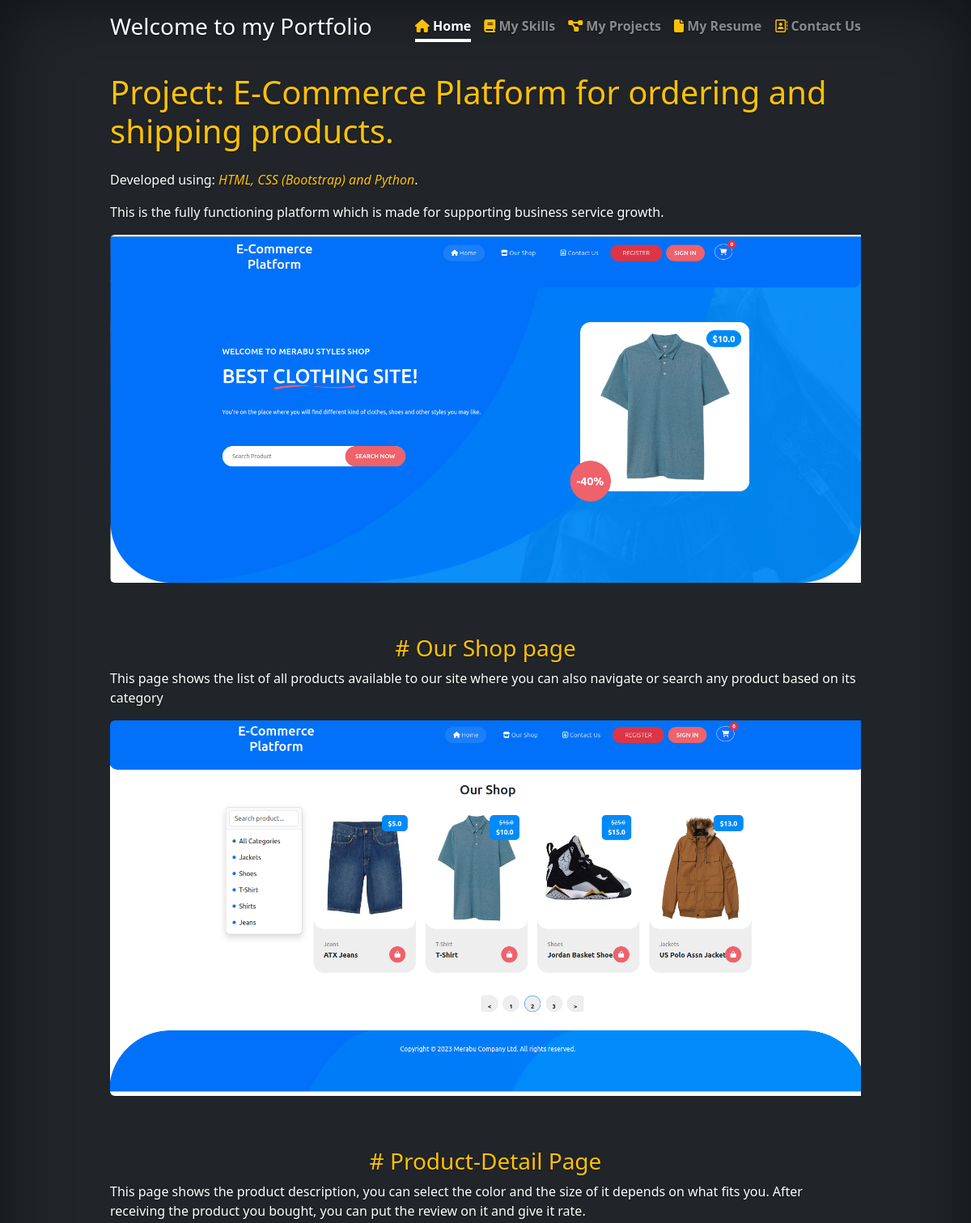
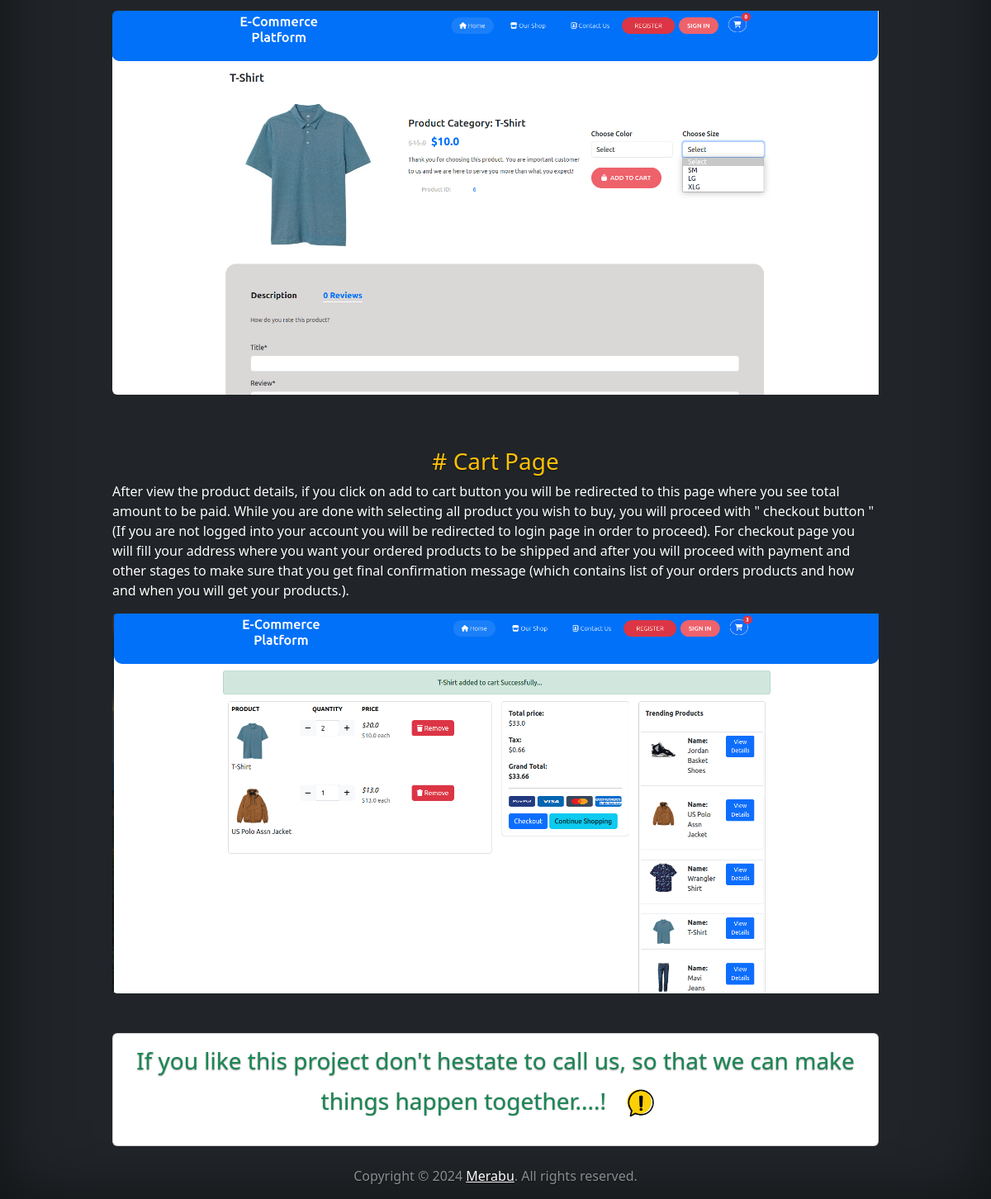
Page /my-projects/1/ on the committed database (2 pictures, top to bottom).
### portfolio/models.py (models this page shows, shortened)
class Projects(models.Model):
    photo = models.ImageField(upload_to='project_pic')
    title = models.CharField(max_length=100)
    technology_used = models.CharField(max_length = 100,blank=True, null=True)
    in_short = models.TextField(null=True, blank=True)
    title1 = models.CharField(max_length=20 ,blank=True, null=True)
    description1 = models.TextField(max_length=300, null=True, blank=True)
    photo1 = models.ImageField(upload_to='project_pic',blank=True, null=True)
    title2 = models.CharField(max_length=20 ,blank=True, null=True)
    description2 = models.TextField(null=True, blank=True)
    photo2 = models.ImageField(upload_to='project_pic',blank=True, null=True)
    last_update = models.DateTimeField(auto_now = True)
    title3 = models.CharField(max_length=20 ,blank=True, null=True)
    description3 = models.TextField(null=True, blank=True)
    photo3 = models.ImageField(upload_to='project_pic',blank=True, null=True)
    description4 = models.CharField(max_length=100, blank=True, null=True)
    last_update = models.DateTimeField(auto_now = True)
    class Meta:
        verbose_name_plural = 'Projects'

### portfolio/views.py (the view)
# urls.py: path('my-projects/<int:id>/',views.ProjectDetails,name='detail'),
def ProjectDetails(request,id):
    try:
        project = get_object_or_404(Projects,pk=id)
    except:
        raise Http404
    context = {'project':project}
    return render(request,'project-detail.html',context)

### portfolio/templates/project-detail.html
<!DOCTYPE html>
{%extends 'base.html'%}
{%load static%}
{%block content%}
<div class="row row-cols-1 row-cols-lg-1 text-start mt-4">
    <h1 class="text-warning">Project: {{project.title}}</h1>
    <div class="col w-100  mb-4">
        <p class="card-text text-start text-white mt-3 mb-3">Developed using: <i
                class="text-warning">{{project.technology_used}}</i>.</p>
        <p>{{project.in_short}}</p>
        <img src="{{project.photo.url}}" class="img-fluid rounded-start h-auto w-100" alt="...">
    </div>
    {%if project.title1 != None and project.description1 != None and project.photo1 != '' %}
    <div class="col mt-4 mb-4">
        <h3 class="mt-3 text-center text-warning"># {{project.title1}}</h3>
        <p>{{project.description1}}</p>
        <img src="{{project.photo1.url}}" class="img-fluid rounded-start h-auto w-100" alt="...">
    </div>
    {%endif%}
    {%if project.title2 != None and project.description2 != None and project.photo2 != '' %}
    <div class="col mt-4 mb-4">
        <h3 class="mt-3 text-center text-warning"># {{project.title2}}</h3>
        <p>{{project.description2}}</p>
        <img src="{{project.photo2.url}}" class="img-fluid rounded-start h-auto w-100" alt="...">
    </div>
    {%endif%}
    {%if project.title3 != None and project.description3 != None and project.photo3 != '' %}
    <div class="col mt-4 mb-4">
        <h3 class="mt-3 text-center text-warning"># {{project.title3}}</h3>
        <p>{{project.description3}}</p>
        <img src="{{project.photo3.url}}" class="img-fluid rounded-start h-auto w-100" alt="...">
    </div>
    {%endif%}
    {%if project.description3 != None %}
    <div class="col mt-4 mb-4">
        <div class="card">
            <div class="card-title">
                <h3 class="mt-3 text-center text-success">
                    {{project.description4}}
                    <img src="{%static 'images/attention.gif'%}" alt="" class="float-right" width="70" height="70">
                </h3>
            </div>
        </div>
    </div>
    {%endif%}
</div>
{%endblock%}

### portfolio/templates/base.html (shortened to what this page needs)
<!DOCTYPE html>
<html lang="en" class="h-100">
{%load static%}
<head>
    <link rel="stylesheet" href="{%static 'css/bootstrap.min.css'%}">
    <link rel="stylesheet" href="{%static 'css/cover.css'%}">
    <link rel="stylesheet" href="{%static 'css/fontawesome.css'%}">
</head>
<body class="d-flex h-100 text-center text-bg-dark">
    <div class="cover-container d-flex w-100 h-100 p-3 mx-auto flex-column">
        <header class="mb-auto">
            <div>
                <a href="{%url 'home'%}" class="text-white">
                    <h3 class="float-md-start mb-3">Welcome to my Portfolio</h3>
                </a>
                <nav class="nav nav-masthead justify-content-center float-md-end">
                    <a class="nav-link fw-bold py-1 px-0 active" aria-current="page" href="{%url 'home'%}"><i
                            class="fa-solid fa-house text-warning"></i> Home</a>
                    <a class="nav-link fw-bold py-1 px-0" href="{%url 'skills'%}"><i
                            class="fa-solid fa-book text-warning"></i> My Skills</a>
                    <a class="nav-link fw-bold py-1 px-0" href="{%url 'projects'%}"><i
                            class="fa-solid fa-diagram-project text-warning"></i> My Projects</a>
                    <a class="nav-link fw-bold py-1 px-0" href="{%url 'resume'%}"><i
                            class="fa-solid fa-file text-warning"></i> My Resume</a>
                    <a class="nav-link fw-bold py-1 px-0" href="{%url 'contact'%}"><i
                            class="fa-sharp fa-regular fa-address-book text-warning"></i> Contact Us</a>
                </nav>
            </div>
        </header>
        {%block content%}
        {%endblock%}
        <footer class="mt-auto text-white-50">
            <p>Copyright © {%now 'Y'%} <a href="#" class="text-white">Merabu</a>. All rights reserved.</p>
        </footer>
    </div>
</body>
</html>

### static/css/cover.css (style rules this page uses)
body { text-shadow: 0 0.05rem 0.1rem rgba(0, 0, 0, 0.5); box-shadow: inset 0 0 5rem rgba(0, 0, 0, 0.5); }
.cover-container { max-width: 60em; }
.nav-masthead .nav-link { color: rgba(255, 255, 255, 0.5); border-bottom: 0.25rem solid transparent; }
.nav-masthead .nav-link + .nav-link { margin-left: 1rem; }
.nav-masthead .active { color: #fff; border-bottom-color: #fff; }

### rows in the picture
Projects: title "E-Commerce Platform for ordering and shipping products.", technology_used "HTML, CSS (Bootstrap) and Python", in_short "This is the fully functioning platform which is made for supporting business service growth.", photo (picture), title1 "Our Shop page", description1 "This page shows the list of all products available to our site where you can also navigate or search any product based on its category", photo1 (picture), title2 "Product-Detail Page", description2 "This page shows the product description, you can select the color and the size of it depends on what fits you. After receiving the product you bought, you can put the review on it and give it rate.", photo2 (picture), title3 "Cart Page", description3 "After view the product details, if you click on add to cart button you will be redirected to this page where you see total amount to be paid. While you are done with selecting all product you wish to buy, you will proceed with \" checkout button \" (If you are not logged into your account you will be redirected to login page in order to proceed). For checkout page you will fill your address where you want your ordered products to be shipped and after you will proceed with payment and other stages to make sure that you get final confirmation message (which contains list of your orders products and how and when you will get your products.).", photo3 (picture), description4 "If you like this project don't hestate to call us, so that we can make things happen together....!"
